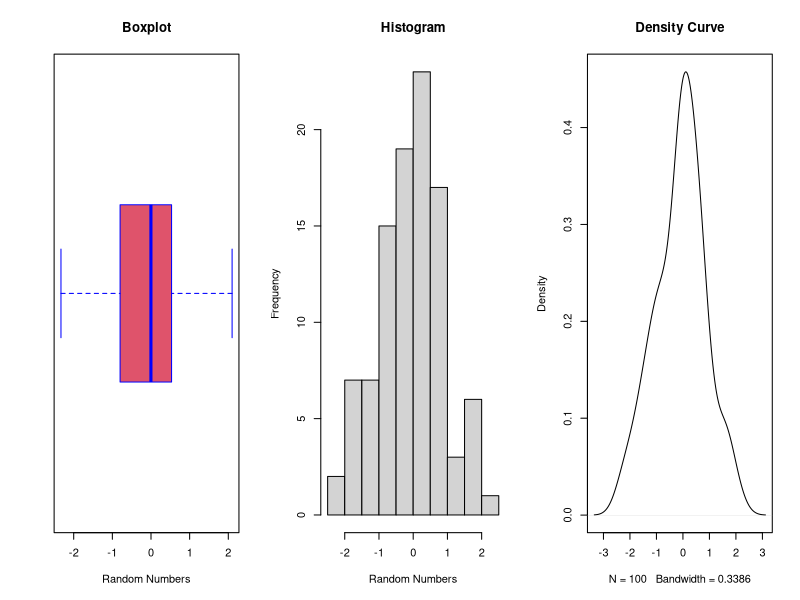

Reproduce this figure in R.
## ---- chunk 1
# If you can knit the html file successfully, do not change this R code chunk

# Otherwise, uncomment the two lines and install the packages.
# You only need to run the install.packages() commands once. 
# Then you can comment them out by adding `#` back at the beginning of each line

#install.packages("rmarkdown", repos="http://cran.rstudio.com/")
#install.packages("yaml", repos="http://cran.rstudio.com/")
## ---- chunk 2
# generate random normals
set.seed(167) # feel free to change 167 to your lucky number
x <- rnorm(100) # use <- for assignment instead of =
## ---- chunk 3
print("Hello World!")
## ---- chunk 4
# generate random normals
set.seed(167) # feel free to change 167 to your lucky number
x <- rnorm(100) # use <- for assignment instead of =
# print out the data or part of it
x
1:10
10:1
seq(from=1, to=10, by=2)
seq(10, 1)
x[1:10]
y <- c(2,4,7)
y
x[y]
length(x)
length(x[y])
## ---- chunk 5
x[4]
x[-4]
## ---- chunk 6
mean(x)
median(x)

var(x) # sample variance
sd(x) # sample standard deviation

n <- length(x)
sum((x-mean(x))^2)/n # population variance
mean(x^2)-(mean(x))^2 # population variance
var(x)*(n-1)/n # population variance
sd(x)^2*(n-1)/n # population variance

summary(x)
## ---- chunk 7
min(x)
max(x)
## ---- chunk 8
sd(x) # sample standard deviation s

# calculate the population standard deviation
sd(x)*(sqrt((length(x)-1)/length(x)))
## ---- chunk 9
par(mfrow=c(1,3)) # 1-by-3 layout
# subfigure #1
boxplot(x, horizontal=T, col=2, border="blue", xlab="Random Numbers", main="Boxplot")

# subfigure #2
hist(x, xlab="Random Numbers", main="Histogram")

# subfigure #3
plot(density(x), main="Density Curve")
